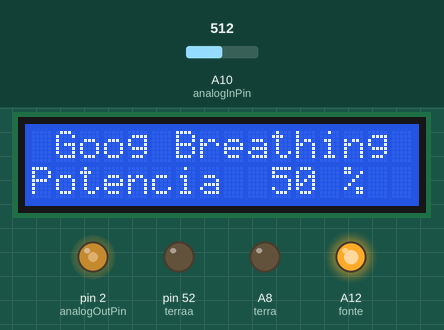
Simulated run of this sketch. Board: Arduino Mega 2560, built with avr-gcc and run on an emulated ATmega2560. Parts: 16×2 character LCD, output pins drawn as LEDs (lit = HIGH). The inputs (shaded band) are chosen by the test bench; at power-on: A10 (analogInPin) = 512. What the sketch prints to the serial monitor is not drawn.

Above: at 1.27 s.
1.3 s: A10 (analogInPin) set to 716
At 1.42 s:
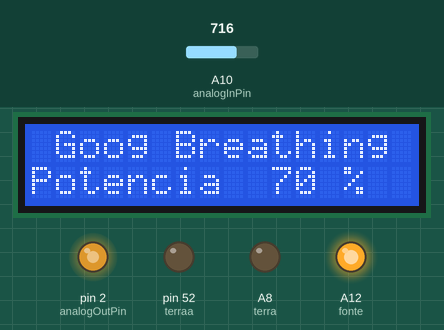
2.9 s: A10 (analogInPin) set to 900
At 3.06 s:
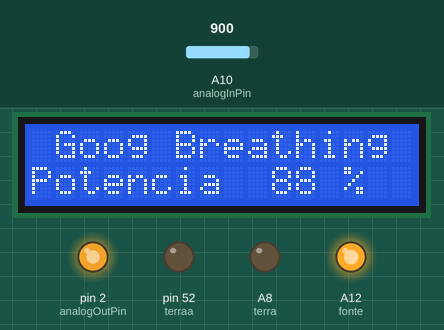
4.6 s: A10 (analogInPin) set to 107
At 4.69 s:
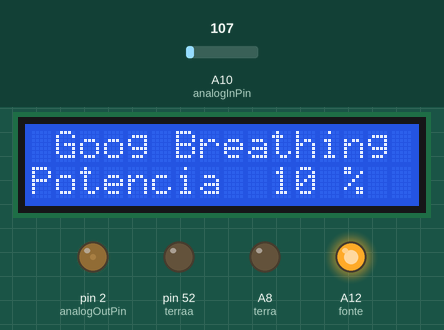
6.3 s: A10 (analogInPin) set to 102
At 6.48 s:
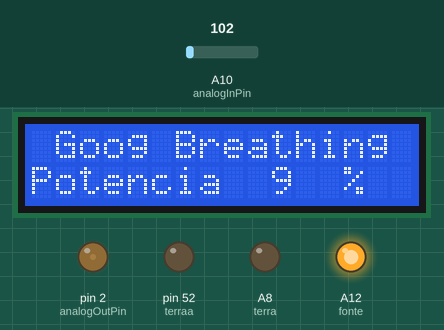
7.9 s: A10 (analogInPin) set to 0
At 8.12 s:
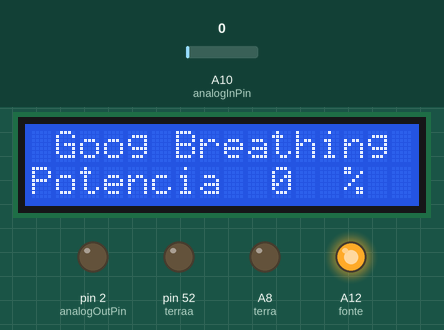
Timing chart, 0 to 10.7 s (numbered marks = the images above; inputs shaded):
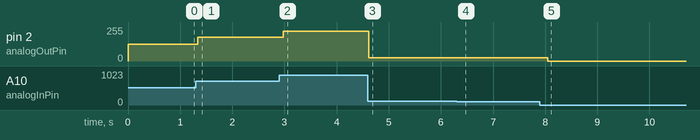

Measured:
- after the input at 1.3 s, pin 2 (analogOutPin): 127/255 → 178/255 at once
- after the input at 2.9 s, pin 2 (analogOutPin): 178/255 → 224/255 after 0.08 s; the display: first differs from a run without the input after 0.15 s (image 2)
- after the input at 4.6 s, pin 2 (analogOutPin): 224/255 → 26/255 at once; the display: first differs from a run without the input after 0.09 s (image 3)
- after the input at 6.3 s, pin 2 (analogOutPin): 26/255 → 25/255 after 0.11 s; the display: first differs from a run without the input after 0.18 s (image 4)
- after the input at 7.9 s, pin 2 (analogOutPin): 25/255 → 0/255 after 0.15 s; the display: first differs from a run without the input after 0.22 s (image 5)

The sketch:

pulmao_222.ino
```cpp
#include <LiquidCrystal.h>

LiquidCrystal lcd(8, 9, 4, 5, 6, 7);
// These constants won't change. They're used to give names to the pins used:
const int analogInPin = A10;  // Analog input pin that the potentiometer is attached to
const int analogOutPin = 2; // Analog output pin that the LED is attached to

int potencia;
int fonte = A12;
int terra = A8;
int terraa = 52;
int sensorValue = 0;        // value read from the pot
int outputValue = 0;        // value output to the PWM (analog out)

void setup()
{
   Serial.begin(9600);
  pinMode(fonte, OUTPUT);
  pinMode(terra, OUTPUT);
  pinMode(terraa, OUTPUT);
  pinMode(analogOutPin, OUTPUT);


  digitalWrite(fonte, HIGH);
  digitalWrite(terra, LOW);
  digitalWrite(terraa, LOW);

}

void loop()
{

 // read the analog in value:
  sensorValue = analogRead(analogInPin);
  // map it to the range of the analog out:
  outputValue = map(sensorValue, 0, 1022, 0, 100);
  potencia = map(sensorValue, 0, 1022, 0, 255);
  // change the analog out value:
  analogWrite(analogOutPin, potencia);

  // print the results to the Serial Monitor:
  Serial.print("sensor = ");
  Serial.print(sensorValue);
  Serial.print(" Potência = ");
  Serial.println(outputValue);
 lcd.clear();
 lcd.begin(16, 2);

 lcd.setCursor(1,0);
 lcd.print("Goog Breathing");

 lcd.setCursor(0,1);
 lcd.print("Potencia");
 lcd.setCursor(13,1);
 lcd.print("%");
 lcd.setCursor(10,1);
 lcd.print(outputValue);

  // wait 2 milliseconds before the next loop for the analog-to-digital
  // converter to settle after the last reading:
  delay(80);
}
```
